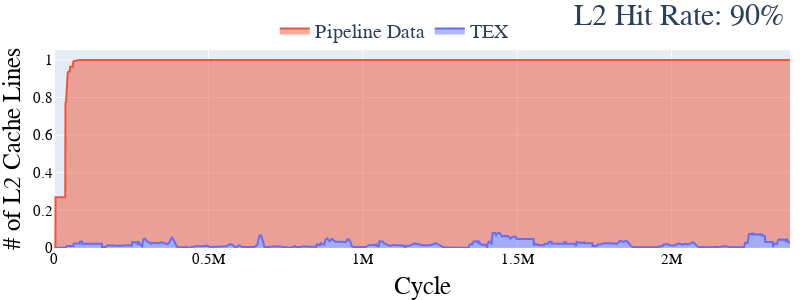

Here is the notebook cell this chart was saved with:
### Code cell
fig = go.Figure()
# stacked area plot
fig.add_trace(go.Scatter(x=array['cycle_counter'], y=array['tex_line']/1024/32, mode='lines', 
                         hoverinfo='x+y', stackgroup='one', name='TEX'))
fig.add_trace(go.Scatter(x=array['cycle_counter'], y=array['verte_lines'] / 1024/32, mode='lines',
                            hoverinfo='x+y', stackgroup='one', name='Pipeline Data'))
# fig.add_trace(go.Scatter(x=array['cycle_counter'], y=array['compute'], mode='lines',
# hoverinfo='x+y', stackgroup='one'))
# fig.add_trace(go.Scatter(x=array['cycle_counter'], y=array['invalid'], mode='lines',
                            # hoverinfo='x+y', stackgroup='one', name='INVALID'))

fig.update_layout(
    # title='L2 Breakdown',
    xaxis_title='Cycle',
    yaxis_title='# of L2 Cache Lines',
    xaxis=dict(
        titlefont=dict(size=25, color="black", family="sans-serif"),
        tickfont=dict(size=15, color="black", family="sans-serif"),
        autorange=True,
    ),
    yaxis=dict(
        titlefont=dict(size=25, color="black", family="sans-serif"),
        tickfont=dict(size=15, color="black", family="sans-serif"),
        autorange=True,
    ),
    width=800,
    height=300,
    title_font_family="sans-serif",
    title_font_size=25,
    margin=dict(l=20, r=10, t=50, b=0),
    legend=dict(
        orientation="h",
        yanchor="bottom",
        y=1,
        xanchor="left",
        x=0.3,
        font=dict(size=20, family="sans-serif")
        
    ),
    title=dict(
        font=dict(size=30, family="sans-serif"),
        text="L2 Hit Rate: {0}".format('90%'),
        x=0.98,
    ),

)
# 619257	0.71686069	529528	0.855102163
fig.show()
# fig.write_image("/home/tgrogers-raid/a/pan251/graphics_accel_sim/Figures/{0}.pdf".format("l2_breakdown_low"), format="pdf")
np.average(array['tex_line']/1024/32)

### Figure 1 — Plotly figure (JSON) as saved in the notebook; plotly's stock layout.template omitted (floating-point values rounded to 4 significant figures; data arrays with more than 128 entries replaced by an {"elided": "..."} marker saying what was removed)
{"data": [{"hoverinfo": "x+y", "mode": "lines", "name": "TEX", "stackgroup": "one", "type": "scatter", "x": {"elided": "4767 int values"}, "y": {"elided": "4767 float values"}}, {"hoverinfo": "x+y", "mode": "lines", "name": "Pipeline Data", "stackgroup": "one", "type": "scatter", "x": {"elided": "4767 int values"}, "y": {"elided": "4767 float values"}}], "layout": {"height": 300, "legend": {"font": {"family": "sans-serif", "size": 20}, "orientation": "h", "x": 0.3, "xanchor": "left", "y": 1, "yanchor": "bottom"}, "margin": {"b": 0, "l": 20, "r": 10, "t": 50}, "title": {"font": {"family": "sans-serif", "size": 30}, "text": "L2 Hit Rate: 90%", "x": 0.98}, "width": 800, "xaxis": {"autorange": true, "tickfont": {"color": "black", "family": "sans-serif", "size": 15}, "title": {"font": {"color": "black", "family": "sans-serif", "size": 25}, "text": "Cycle"}}, "yaxis": {"autorange": true, "tickfont": {"color": "black", "family": "sans-serif", "size": 15}, "title": {"font": {"color": "black", "family": "sans-serif", "size": 25}, "text": "# of L2 Cache Lines"}}}}
